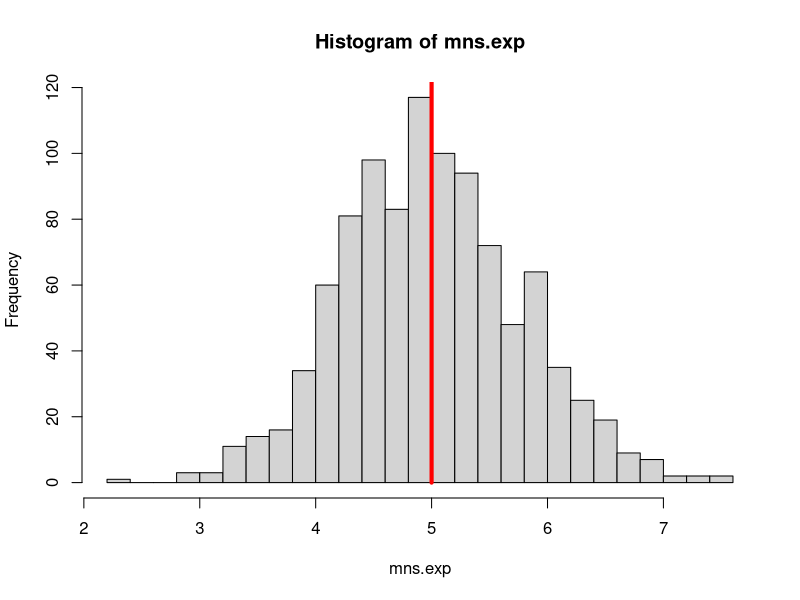
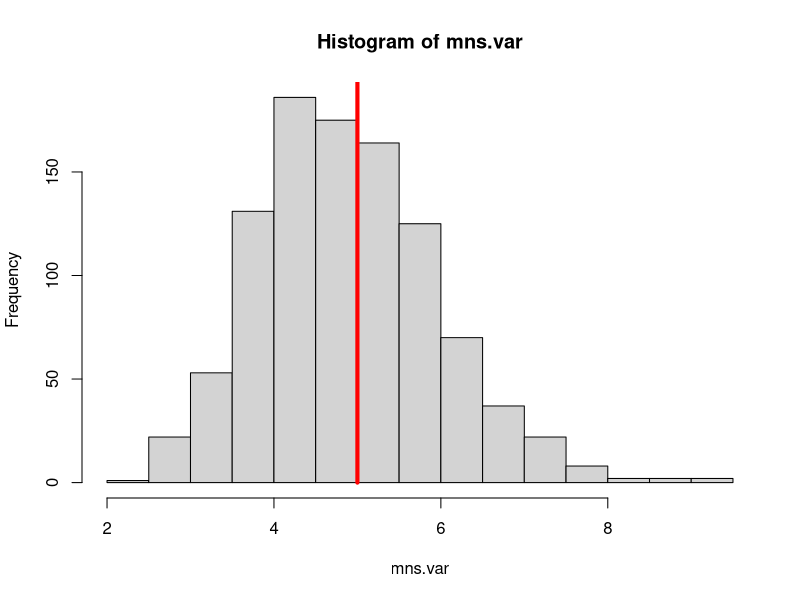

Source code (R) for these figures, in order:
## Statistical Inference - Final Project
## Part 1: Simulation Exercise - Exponential Distribution with R
# Author: Anastasia Thoens

# Title (give an appropriate title) and Author Name
# Overview: In a few (2-3) sentences explain what is going to be reported on.

# In the presented the exponential distribution is investigated in R and compared with the Central Limit Theorem. 
# The exponential distribution is simulated with rexp(n, lambda) where lambda is the rate parameter. 
# The mean of exponential distribution is 1/lambda and the standard deviation is also 1/lambda. 

# Set the value lambda for all of the simulations. 
lambda = 0.2

# The distribution of averages of 40 exponentials is investigated.
# In total 1000 simulations are perfomed.

# dev.new()
# hist(rexp(1000, lambda),breaks=20)


mns.exp = NULL
for (i in 1 : 1000) mns.exp = c(mns.exp, mean(rexp(40, lambda))) 
dev.new()
hist(mns.exp,breaks=20)

lines(c(1/lambda,1/lambda),c(0,300),col="red",lwd=4)


mns.var = NULL
for (i in 1 : 1000) mns.var = c(mns.var, sd(rexp(40, lambda))) 
dev.new()
hist(mns.var,breaks=20)

lines(c(1/lambda,1/lambda),c(0,300),col="red",lwd=4)

# Simulations: Include English explanations of the simulations you ran, with the accompanying R code. Your explanations should make clear what the R code accomplishes.
# Sample Mean versus Theoretical Mean: Include figures with titles. In the figures, highlight the means you are comparing. Include text that explains the figures and what is shown on them, and provides appropriate numbers.
# Sample Variance versus Theoretical Variance: Include figures (output from R) with titles. Highlight the variances you are comparing. Include text that explains your understanding of the differences of the variances.
# Distribution: Via figures and text, explain how one can tell the distribution is approximately normal.